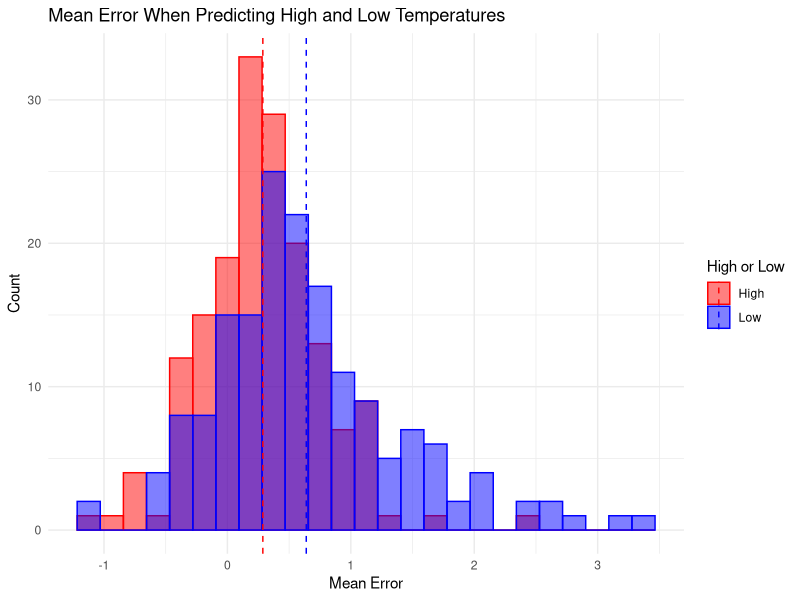
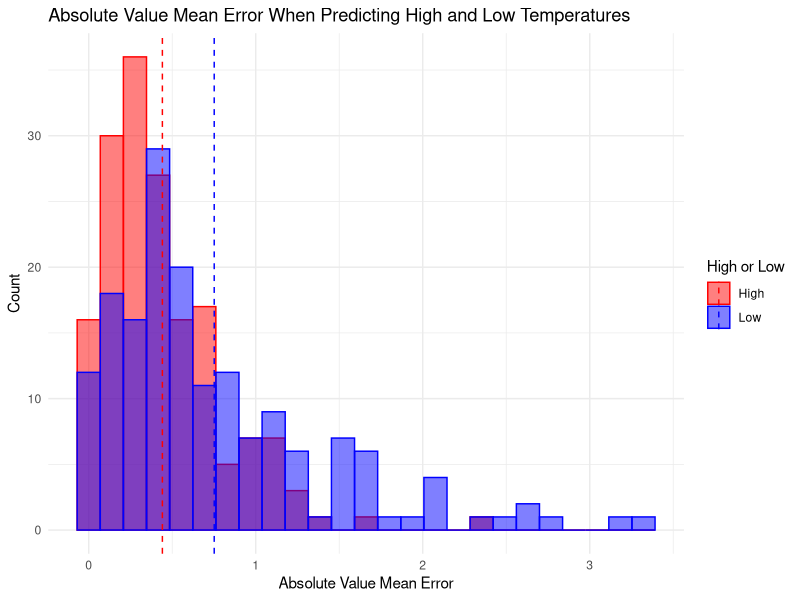
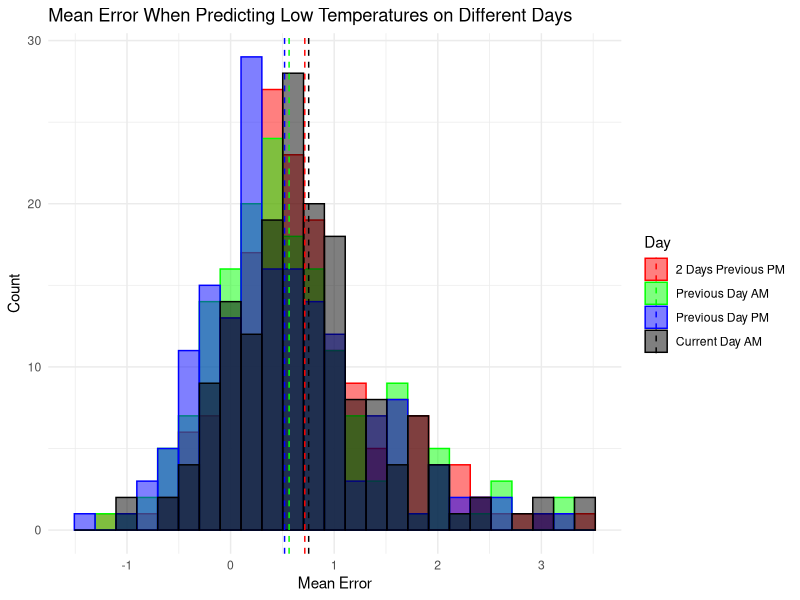
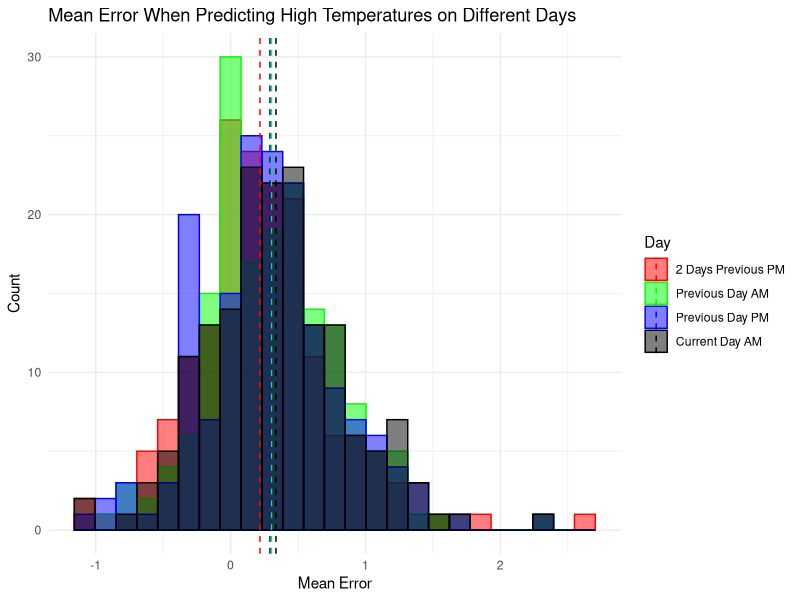

Write R code to recreate these figures, in order. (Note: this script raises an error after producing the figures.)
library(lubridate)
library(tidyverse)
library(ggpubr)



# create the mean errors data frame
create_mean_error_df <- function() {
  # read in reorganized email data
  # format date variable properly
  data <- read.csv("data/email_data_reorganized.csv")
  data$date <- parse_date_time(data$date, "%Y-%m-%d")
  
  # create a data frame with errors for each (date, city) pair
  errors <- data %>%
    mutate(error_lo_2_prev_PM = actual_lo_next_AM - forecast_lo_2_prev_PM,
           error_hi_2_prev_PM = actual_hi_next_AM - forecast_hi_2_prev_PM,
           error_lo_prev_AM = actual_lo_next_AM - forecast_lo_prev_AM,
           error_hi_prev_AM = actual_hi_next_AM - forecast_hi_prev_AM,
           error_lo_prev_PM = actual_lo_next_AM - forecast_lo_prev_PM,
           error_hi_prev_PM = actual_hi_next_AM - forecast_hi_prev_PM,
           error_lo_current_AM = actual_lo_next_AM - forecast_lo_current_AM,
           error_hi_current_AM = actual_hi_next_AM - forecast_hi_current_AM) %>%
    select(date, city, 
           error_lo_2_prev_PM, error_hi_2_prev_PM,
           error_lo_prev_AM, error_hi_prev_AM,
           error_lo_prev_PM, error_hi_prev_PM,
           error_lo_current_AM, error_hi_current_AM, state)
  errors$city_and_state <- paste0(errors$city, ", ", errors$state)
  
  # create a data frame with mean errors for each city
  # add two columns containing the mean errors for all high and low forecasts
  mean_errors <- errors %>%
    group_by(city_and_state) %>%
    summarize(mean_error_lo_2_prev_PM = mean(error_lo_2_prev_PM, na.rm = TRUE),
              mean_error_hi_2_prev_PM = mean(error_hi_2_prev_PM, na.rm = TRUE),
              mean_error_lo_prev_AM = mean(error_lo_prev_AM, na.rm = TRUE),
              mean_error_hi_prev_AM = mean(error_hi_prev_AM, na.rm = TRUE),
              mean_error_lo_prev_PM = mean(error_lo_prev_PM, na.rm = TRUE),
              mean_error_hi_prev_PM = mean(error_hi_prev_PM, na.rm = TRUE),
              mean_error_lo_current_AM = mean(error_lo_current_AM, na.rm = TRUE),
              mean_error_hi_current_AM = mean(error_hi_current_AM, na.rm = TRUE))
  mean_errors$mean_error_lo <- apply(mean_errors[,c(2, 4, 6, 8)], 1, mean)
  mean_errors$mean_error_hi <- apply(mean_errors[,c(3, 5, 7, 9)], 1, mean)
  
  return(mean_errors)
}

mean_errors <- create_mean_error_df()



# create histograms of mean errors for high and low temperature forecasts
plot_hist_hi_vs_low <- function(abs) {
  num_cities <- length(mean_errors$city_and_state)
  plot_hi_lo <- data.frame(mean_error = c(mean_errors$mean_error_lo,
                                          mean_errors$mean_error_hi),
                           hi_or_lo = c(rep("lo", num_cities), rep("hi", num_cities)))
  if (abs) {
    plot_hi_lo$mean_error <- abs(plot_hi_lo$mean_error)
    title <- "Absolute Value Mean Error When Predicting High and Low Temperatures"
    xlab <- "Absolute Value Mean Error"
  }
  else {
    title <- "Mean Error When Predicting High and Low Temperatures"
    xlab <- "Mean Error"
  }
  plot_means <- plot_hi_lo %>%
    group_by(hi_or_lo) %>%
    summarize(mean = mean(mean_error))
  
  plot <- ggplot(plot_hi_lo, aes(x = mean_error, fill = hi_or_lo, col = hi_or_lo)) + 
    geom_histogram(bins = 25, position = "identity", alpha = 0.5) + 
    scale_fill_manual(values = c("red", "blue"),
                      name = "High or Low",
                      labels = c("High", "Low")) +
    scale_color_manual(values = c("red", "blue"),
                       name = "High or Low",
                       labels = c("High", "Low")) +
    geom_vline(data = plot_means,
               aes(xintercept = mean, color = hi_or_lo),
               linetype = "dashed") +
    xlab(xlab) +
    ylab("Count") +
    ggtitle(title) +
    theme_minimal()
  
  return(plot)
}

plot_hist_hi_vs_low(FALSE) # mean error for high and low forecasts
plot_hist_hi_vs_low(TRUE) # absolute value mean error for high and low forecasts



# create histograms of mean errors for high and low forecasts on different days
plot_hist_diff_days <- function(low) {
  num_cities <- length(mean_errors$city_and_state)
  if (low) {
    plot_data <- data.frame(mean_error = c(mean_errors$mean_error_lo_2_prev_PM,
                                           mean_errors$mean_error_lo_prev_AM,
                                           mean_errors$mean_error_lo_prev_PM,
                                           mean_errors$mean_error_lo_current_AM),
                            day_and_time = c(rep("2 previous PM", num_cities),
                                             rep("previous AM", num_cities),
                                             rep("previous PM", num_cities),
                                             rep("current AM", num_cities)))
    title <- "Mean Error When Predicting Low Temperatures on Different Days"
  }
  else {
    plot_data <- data.frame(mean_error = c(mean_errors$mean_error_hi_2_prev_PM,
                                           mean_errors$mean_error_hi_prev_AM,
                                           mean_errors$mean_error_hi_prev_PM,
                                           mean_errors$mean_error_hi_current_AM),
                            day_and_time = c(rep("2 previous PM", num_cities),
                                             rep("previous AM", num_cities),
                                             rep("previous PM", num_cities),
                                             rep("current AM", num_cities)))
    title <- "Mean Error When Predicting High Temperatures on Different Days"
  }
  plot_means <- plot_data %>%
    group_by(day_and_time) %>%
    summarize(mean = mean(mean_error))
  
  plot <- ggplot(plot_data, aes(x = mean_error, fill = day_and_time, col = day_and_time)) + 
    geom_histogram(bins = 25, position = "identity", alpha = 0.5) + 
    scale_fill_manual(values = c("red", "green", "blue", "black"),
                      name = "Day",
                      labels = c("2 Days Previous PM", "Previous Day AM",
                                 "Previous Day PM", "Current Day AM")) +
    scale_color_manual(values = c("red", "green", "blue", "black"),
                       name = "Day",
                       labels = c("2 Days Previous PM", "Previous Day AM",
                                  "Previous Day PM", "Current Day AM")) +
    geom_vline(data = plot_means,
               aes(xintercept = mean, color = day_and_time),
               linetype = "dashed") +
    xlab("Mean Error") +
    ylab("Count") +
    ggtitle(title) +
    theme_minimal()
  
  return(plot)
}

plot_hist_diff_days(TRUE) # low temperature forecasts on different days
plot_hist_diff_days(FALSE) # high temperature forecasts on different days



# add the lat, long, and climate data to the mean_errors data frame
cities <- read.csv("data/cities.csv") %>%
  mutate(CITY = str_replace_all(CITY, '_', ' '),
         city_and_state = paste0(CITY, ", ", STATE))
mean_errors <- mean_errors %>%
  merge(cities, by = "city_and_state") %>%
  rename(city = CITY, state = STATE, lat = LAT, lon = LON, climate = CLIMATE) %>%
  filter(state %in% state.abb & state != "AK" & state != "HI")
MainStates <- map_data("state")



# plot mean errors for various days on a map using lat and long coordinates
# day = 0: overall mean forecast error for forecasts on all days
# day = 1: mean forecast error for current day AM forecasts 
# day = 2: mean forecast error for previous day PM forecasts
# day = 3: mean forecast error for previous day AM forecasts 
# day = 4: mean forecast error for 2 days previous PM forecasts
plot_mean_errors <- function(lo, abs, n, day) {
  if (lo) {
    colors <- c("green", "blue")
    if (day == 0) {
      title <- "Mean Errors for Low Temperature Forecasts All Days"
      data <- mean_errors %>% select(lon, lat, mean_error_lo, city_and_state) %>%
        rename(mean_error = mean_error_lo)
    }
    else if (day == 1) {
      title <- "Mean Errors for Low Temperature Forecasts Current Day AM"
      data <- mean_errors %>% select(lon, lat, mean_error_lo_current_AM, city_and_state) %>%
        rename(mean_error = mean_error_lo_current_AM)
    }
    else if (day == 2) {
      title <- "Mean Errors for Low Temperature Forecasts Previous Day PM"
      data <- mean_errors %>% select(lon, lat, mean_error_lo_prev_PM, city_and_state) %>%
        rename(mean_error = mean_error_lo_prev_PM)
    }
    else if (day == 3) {
      title <- "Mean Errors for Low Temperature Forecasts Previous Day AM"
      data <- mean_errors %>% select(lon, lat, mean_error_lo_prev_AM, city_and_state) %>%
        rename(mean_error = mean_error_lo_prev_AM)
    }
    else if (day == 4) {
      title <- "Mean Errors for Low Temperature Forecasts 2 Days Previous PM"
      data <- mean_errors %>% select(lon, lat, mean_error_lo_2_prev_PM, city_and_state) %>%
        rename(mean_error = mean_error_lo_2_prev_PM)
    }
    if (abs) {
      data$mean_error <- abs(data$mean_error)
      title <- paste0("Absolute Value ", title)
    }
  }
  else {
    colors <- c("orange", "blue")
    if (day == 0) {
      data <- mean_errors %>% select(lon, lat, mean_error_hi, city_and_state) %>%
        rename(mean_error = mean_error_hi)
      title <- "Mean Errors for High Temperature Forecasts All Days"
    }
    else if (day == 1) {
      data <- mean_errors %>% select(lon, lat, mean_error_hi_current_AM, city_and_state) %>%
        rename(mean_error = mean_error_hi_current_AM)
      title <- "Mean Errors for High Temperature Forecasts Current Day AM"
    }
    else if (day == 2) {
      data <- mean_errors %>% select(lon, lat, mean_error_hi_prev_PM, city_and_state) %>%
        rename(mean_error = mean_error_hi_prev_PM)
      title <- "Mean Errors for High Temperature Forecasts Previous Day PM"
    }
    else if (day == 3) {
      data <- mean_errors %>% select(lon, lat, mean_error_hi_prev_AM, city_and_state) %>%
        rename(mean_error = mean_error_hi_prev_AM)
      title <- "Mean Errors for High Temperature Forecasts Previous Day AM"
    }
    else if (day == 4) {
      data <- mean_errors %>% select(lon, lat, mean_error_hi_2_prev_PM, city_and_state) %>%
        rename(mean_error = mean_error_hi_2_prev_PM)
      title <- "Mean Errors for High Temperature Forecasts 2 Days Previous PM"
    }
    if (abs) {
      data$mean_error <- abs(data$mean_error)
      title <- paste0("Absolute Value ", title)
    }
  }
  
  plot <- ggplot() + 
    geom_polygon(data = MainStates, aes(x = long, y = lat, group = group),
                 color = "black", fill = "white") +
    geom_point(data = data,
               aes(x = lon, y = lat, col = mean_error, size = lon), alpha = 0.4) +
    scale_color_gradient(low = colors[1], high = colors[2], na.value = NA, name = "Mean Error") +
    geom_label(data = (data %>% arrange((abs(mean_error))))[1:n,],
               aes(x = lon, y = lat, label = city_and_state), alpha = 0.5, size = 1.5, col = "black") +
    geom_label(data = (data %>% arrange(desc(abs(mean_error))))[1:n,],
               aes(x = lon, y = lat, label = city_and_state), alpha = 0.5, size = 1.5, col = "red") +
    labs(title = title) +
    theme_classic() +
    theme(axis.line = element_blank(), 
          axis.text.x = element_blank(), 
          axis.text.y = element_blank(),
          axis.ticks = element_blank(),
          axis.title.x = element_blank(),
          axis.title.y = element_blank(),
          legend.position = c(0.92, 0.2),
          legend.title = element_text(size = 8),
          legend.text = element_text(size = 8),
          legend.key.size = unit(0.2, "cm")) +
    scale_size(range = c(20, 10), guide = "none")
  
  return(plot)
}

n <- 8

plot_mean_error_lo <- plot_mean_errors(TRUE, FALSE, n, 0)
plot_mean_error_lo_abs <- plot_mean_errors(TRUE, TRUE, n, 0)

ggsave("plots/mean_error_lo.png", plot = plot_mean_error_lo,
       width = unit(6, "in"), height = unit(4, "in"))
ggsave("plots/mean_error_lo_abs.png", plot = plot_mean_error_lo_abs,
       width = unit(6, "in"), height = unit(4, "in"))


plot_mean_error_hi <- plot_mean_errors(FALSE, FALSE, n, 0)
plot_mean_error_hi_abs <- plot_mean_errors(FALSE, TRUE, n, 0)
  
ggsave("plots/mean_error_hi.png", plot = plot_mean_error_hi,
       width = unit(6, "in"), height = unit(4, "in"))
ggsave("plots/mean_error_hi_abs.png", plot = plot_mean_error_hi_abs,
       width = unit(6, "in"), height = unit(4, "in"))


lo_current_AM <- plot_mean_errors(TRUE, FALSE, n, 1)
lo_prev_PM <- plot_mean_errors(TRUE, FALSE, n, 2)
lo_prev_AM <- plot_mean_errors(TRUE, FALSE, n, 3)
lo_2_prev_PM <- plot_mean_errors(TRUE, FALSE, n, 4)

plot_lo_diff_days <- ggarrange(lo_current_AM, lo_prev_PM, lo_prev_AM, lo_2_prev_PM,
                               ncol = 2, nrow = 2)
ggsave("plots/mean_error_lo_diff_days.png", plot = plot_lo_diff_days,
       width = unit(14, "in"), height = unit(10, "in"))


abs_lo_current_AM <- plot_mean_errors(TRUE, TRUE, n, 1)
abs_lo_prev_PM <- plot_mean_errors(TRUE, TRUE, n, 2)
abs_lo_prev_AM <- plot_mean_errors(TRUE, TRUE, n, 3)
abs_lo_2_prev_PM <- plot_mean_errors(TRUE, TRUE, n, 4)

plot_abs_lo_diff_days <- ggarrange(abs_lo_current_AM, abs_lo_prev_PM,
                               abs_lo_prev_AM, abs_lo_2_prev_PM,
                               ncol = 2, nrow = 2)
ggsave("plots/abs_mean_error_lo_diff_days.png", plot = plot_abs_lo_diff_days,
       width = unit(14, "in"), height = unit(10, "in"))


hi_current_AM <- plot_mean_errors(FALSE, FALSE, n, 1)
hi_prev_PM <- plot_mean_errors(FALSE, FALSE, n, 2)
hi_prev_AM <- plot_mean_errors(FALSE, FALSE, n, 3)
hi_2_prev_PM <- plot_mean_errors(FALSE, FALSE, n, 4)

plot_hi_diff_days <- ggarrange(hi_current_AM, hi_prev_PM, hi_prev_AM, hi_2_prev_PM,
                               ncol = 2, nrow = 2)
ggsave("plots/mean_error_hi_diff_days.png", plot = plot_hi_diff_days,
       width = unit(14, "in"), height = unit(10, "in"))


abs_hi_current_AM <- plot_mean_errors(FALSE, TRUE, n, 1)
abs_hi_prev_PM <- plot_mean_errors(FALSE, TRUE, n, 2)
abs_hi_prev_AM <- plot_mean_errors(FALSE, TRUE, n, 3)
abs_hi_2_prev_PM <- plot_mean_errors(FALSE, TRUE, n, 4)

plot_abs_hi_diff_days <- ggarrange(abs_hi_current_AM, abs_hi_prev_PM,
                                   abs_hi_prev_AM, abs_hi_2_prev_PM,
                               ncol = 2, nrow = 2)
ggsave("plots/abs_mean_error_hi_diff_days.png", plot = plot_abs_hi_diff_days,
       width = unit(14, "in"), height = unit(10, "in"))



# more plots and some basic models
num_cities <- length(mean_errors$city_and_state)
mean_errors_combine <- data.frame(city_and_state = rep(mean_errors$city_and_state, 2),
                                  lat = rep(mean_errors$lat, 2),
                                  lon = rep(mean_errors$lon, 2),
                                  mean_error = c(mean_errors$mean_error_lo, mean_errors$mean_error_hi),
                                  hi_lo = c(rep("lo", num_cities), rep("hi", num_cities)))

ggplot(mean_errors_combine, aes(x = lon, y = mean_error, col = hi_lo)) +
  geom_point() +
  geom_smooth(method = "lm", se = FALSE)

ggplot(mean_errors_combine, aes(x = lon, y = abs(mean_error), col = hi_lo)) +
  geom_point() +
  geom_smooth(method = "lm", se = FALSE)

ggplot(mean_errors_combine, aes(x = lat, y = mean_error, col = hi_lo)) +
  geom_point() +
  geom_smooth(method = "lm", se = FALSE)

ggplot(mean_errors_combine, aes(x = lat, y = abs(mean_error), col = hi_lo)) +
  geom_point() +
  geom_smooth(method = "lm", se = FALSE)

ggplot(mean_errors, aes(x = mean_error_hi, y = mean_error_lo)) +
  geom_point() +
  geom_smooth(method = "lm", se = FALSE)

ggplot(mean_errors, aes(x = mean_error_hi, y = mean_error_lo, col = climate)) +
  geom_point() +
  geom_smooth(method = "lm", se = FALSE)


cor(mean_errors$lon, mean_errors$mean_error_lo)
summary(lm(mean_error_lo ~ lon, data = mean_errors))

cor(mean_errors$lat, mean_errors$mean_error_hi)
summary(lm(mean_error_hi ~ climate + lat, data = mean_errors))

cor(mean_errors$mean_error_lo, mean_errors$mean_error_hi)
summary(lm(mean_error_lo ~ mean_error_hi, data = mean_errors))